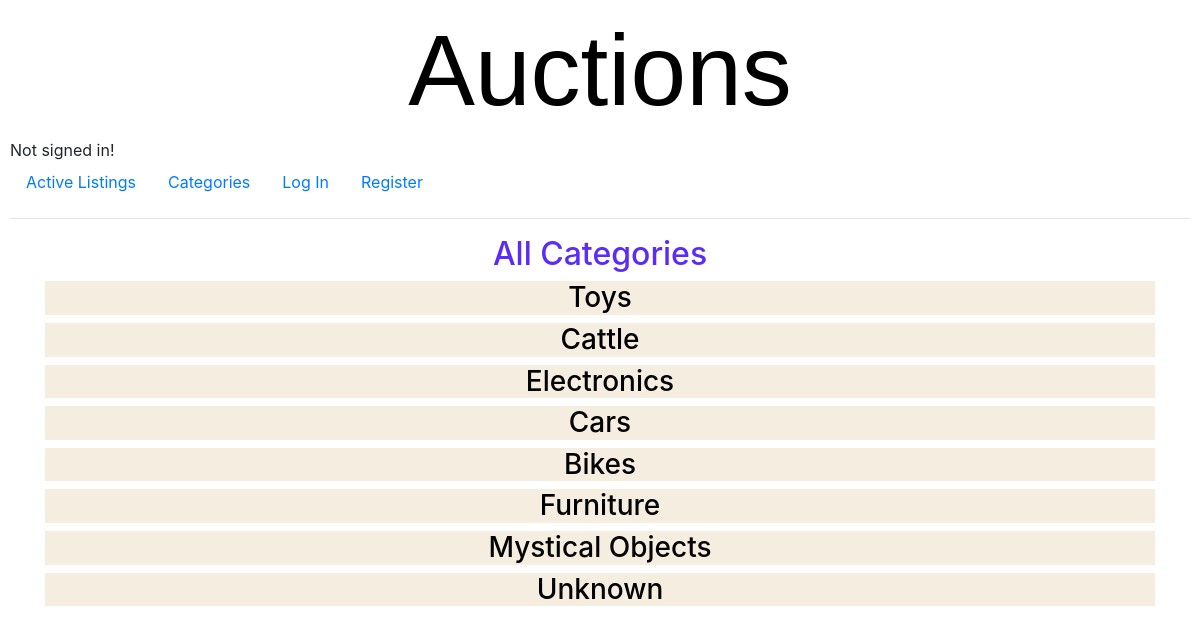
The page /categories on the database its author committed.
### auctions/models.py (models this page shows, shortened)
class Category(models.Model):
    category = models.CharField(max_length=64)

### auctions/views.py (the view)
# urls.py: path("categories", views.categories, name='categories'),
def categories(request):
    return render(request, 'auctions/categories.html', {
        'categories': Category.objects.all(),
    })

### auctions/templates/auctions/categories.html
{% extends "auctions/layout.html" %}
{% block body %}
    <h2 style="color: #5b2bfa; text-align: center;">All Categories</h2>
    <div class="container">
        <div class="categories">
            {% for category in categories %}
                <div class="category-container">
                    <a href="{% url 'category' category.category.lower %}">
                        <h3 class="category-title"; style="color: rgb(0, 0, 0);text-align: center;background-color: rgb(246, 237, 225);">{{ category.category }}</h3>
                    </a>
                </div>
            {% empty %}
                <span style="color: rgb(61, 176, 226);">No categories found!</span>
            {% endfor %}
        </div>
    </div>
{% endblock %}

### auctions/templates/auctions/layout.html (shortened to what this page needs)
{% load static %}
<!DOCTYPE html>
<html lang="en">
    <head>
        <link rel="stylesheet" href="https://stackpath.bootstrapcdn.com/bootstrap/4.4.1/css/bootstrap.min.css"
>
        <link href="{% static 'auctions/styles.css' %}" rel="stylesheet">
    </head>
    <body>
            <h1 style="text-align: center; font-family: Verdana, Geneva, Tahoma, sans-serif;
            font-size: 100px; color: rgb(0, 0, 0);">Auctions</h1>
        <div>
            {% if user.is_authenticated %}
                Signed in as <strong>{{ user.username }}</strong>.
            {% else %}
                Not signed in!
            {% endif %}
        </div>
        <ul class="nav">
            <li class="nav-item";>
                <a class="nav-link" href="{% url 'index' %}">Active Listings</a>
            </li>
            <li class="nav-item">
                <a class="nav-link" href="{% url 'categories' %}">Categories</a>
            </li>
            {% if user.is_authenticated %}
                <li class="nav-item">
                    <a class="nav-link" href="{% url 'mywatchlist' %}">
                        Watchlist({{ request.session.number_watchlist }})</a>
                </li>
                <li class="nav-item">
                    <a class="nav-link" href="{% url 'create' %}">Create Listing</a>
                </li>
                <li class="nav-item">
                    <a class="nav-link" href="{% url 'logout' %}">Log Out</a>
                </li>
            {% else %}
                <li class="nav-item">
                    <a class="nav-link" href="{% url 'login' %}">Log In</a>
                </li>
                <li class="nav-item">
                    <a class="nav-link" href="{% url 'register' %}">Register</a>
                </li>
            {% endif %}
        </ul>
        <hr>
        {% block body %}
        {% endblock %}
    </body>
</html>

### auctions/static/auctions/styles.css (style rules this page uses)
body { padding: 10px; }

### rows shown on the page
Category: category "Toys"
Category: category "Cattle"
Category: category "Electronics"
Category: category "Cars"
Category: category "Bikes"
Category: category "Furniture"
Category: category "Mystical Objects"
Category: category "Unknown"
